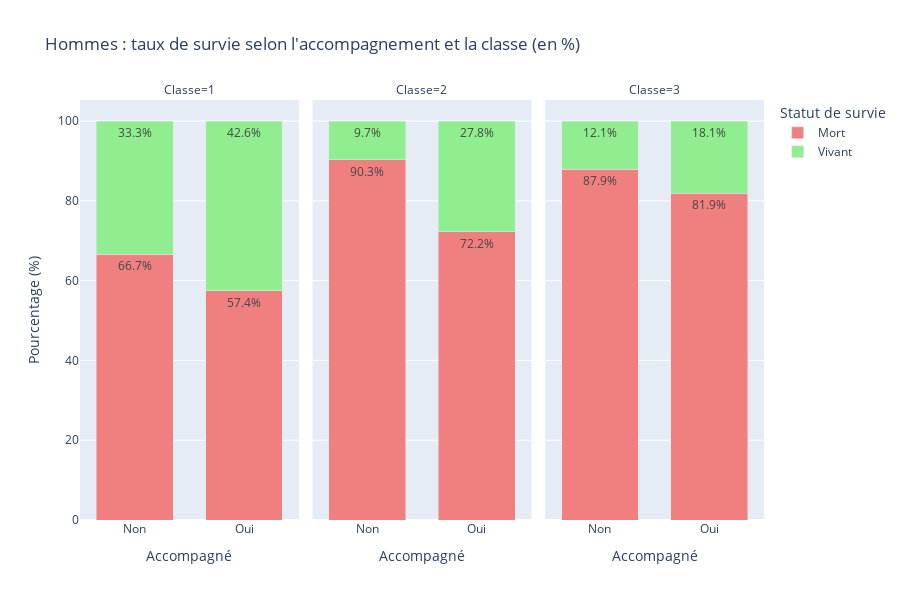
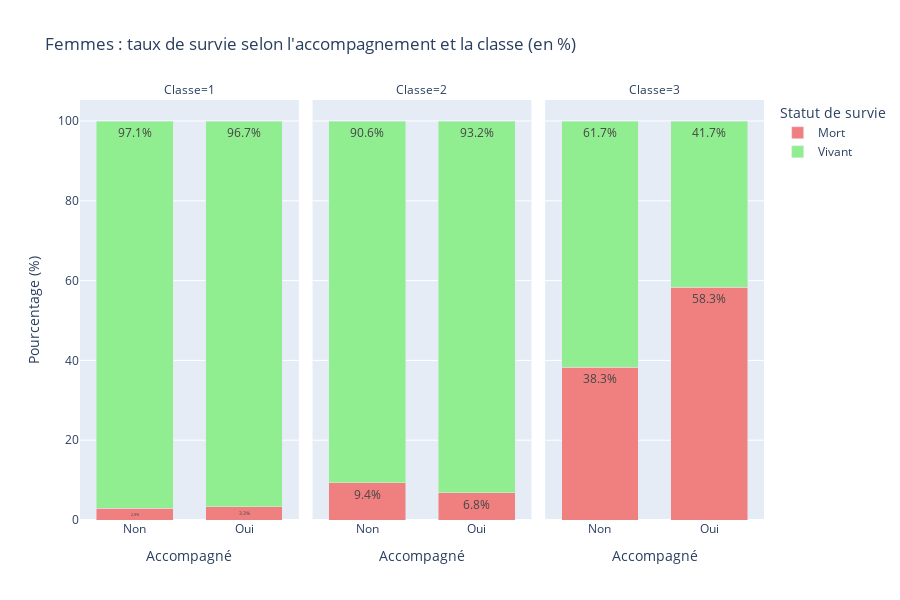

Source (notebook cell) for these figures, in order:
### Code cell
# Création des colonnes utiles
df_train['Accompanied'] = ((df_train['SibSp'] + df_train['Parch']) > 0).astype(int)
df_train['Survived_label'] = df_train['Survived'].map({0: 'Mort', 1: 'Vivant'})
df_train['Accompanied_label'] = df_train['Accompanied'].map({0: 'Non', 1: 'Oui'})
df_train['Pclass'] = df_train['Pclass'].astype(int)
df_train['Sex_label'] = df_train['Sex'].map({'male': 'Hommes', 'female': 'Femmes'})

# Séparation hommes / femmes
df_hommes = df_train[df_train['Sex_label'] == 'Hommes']
df_femmes = df_train[df_train['Sex_label'] == 'Femmes']

# Cette fonction prend un DataFrame et retourne un DataFrame avec les pourcentages de survie selon l'accompagnement et la classe
# Elle regroupe les données par classe, accompagnement et survie, puis calcule le pourcentage de survie pour chaque groupe
def create_percentage_df(df):
    grouped = (
        df
        .groupby(['Pclass', 'Accompanied_label', 'Survived_label'])
        .size()
        .reset_index(name='Count')
    )
    grouped['Total'] = grouped.groupby(['Pclass', 'Accompanied_label'])['Count'].transform('sum')
    grouped['Pourcentage'] = 100 * grouped['Count'] / grouped['Total']
    return grouped

# Calcul des pourcentages
grouped_hommes = create_percentage_df(df_hommes)
grouped_femmes = create_percentage_df(df_femmes)

# Graphique hommes
fig_hommes = px.bar(
    grouped_hommes,
    x='Accompanied_label',
    y='Pourcentage',
    color='Survived_label',
    color_discrete_map={'Mort': 'lightcoral','Vivant': 'lightgreen'},
    facet_col='Pclass',
    barmode='stack',
    text=grouped_hommes['Pourcentage'].round(1).astype(str) + '%',
    labels={
        'Accompanied_label': 'Accompagné',
        'Pourcentage': 'Pourcentage',
        'Survived_label': 'Statut de survie',
        'Pclass': 'Classe'
    },
    title='Hommes : taux de survie selon l\'accompagnement et la classe (en %)'
)

# Graphique femmes
fig_femmes = px.bar(
    grouped_femmes,
    x='Accompanied_label',
    y='Pourcentage',
    color='Survived_label',
    color_discrete_map={'Mort': 'lightcoral','Vivant': 'lightgreen'},
    facet_col='Pclass',
    barmode='stack',
    text=grouped_femmes['Pourcentage'].round(1).astype(str) + '%',
    labels={
        'Accompanied_label': 'Accompagné',
        'Pourcentage': 'Pourcentage',
        'Survived_label': 'Statut de survie',
        'Pclass': 'Classe'
    },
    title='Femmes : taux de survie selon l\'accompagnement et la classe (en %)'
)

# Mise en page des graphiques
for fig in [fig_hommes, fig_femmes]:
    fig.update_layout(
        yaxis_title='Pourcentage (%)',
        xaxis_title='Accompagné',
        height=600,
        bargap=0.3
    )

fig_hommes.show()
fig_femmes.show()

### Figure 1 — Plotly figure (JSON) as saved in the notebook; plotly's stock layout.template omitted (floating-point values rounded to 4 significant figures)
{"data": [{"hovertemplate": "Statut de survie=Mort<br>Classe=1<br>Accompagné=%{x}<br>Pourcentage=%{y}<br>text=%{text}<extra></extra>", "legendgroup": "Mort", "marker": {"color": "lightcoral", "pattern": {"shape": ""}}, "name": "Mort", "orientation": "v", "showlegend": true, "text": ["66.7%", "57.4%"], "textposition": "auto", "type": "bar", "x": ["Non", "Oui"], "xaxis": "x", "y": [66.67, 57.45], "yaxis": "y"}, {"hovertemplate": "Statut de survie=Mort<br>Classe=2<br>Accompagné=%{x}<br>Pourcentage=%{y}<br>text=%{text}<extra></extra>", "legendgroup": "Mort", "marker": {"color": "lightcoral", "pattern": {"shape": ""}}, "name": "Mort", "orientation": "v", "showlegend": false, "text": ["90.3%", "72.2%"], "textposition": "auto", "type": "bar", "x": ["Non", "Oui"], "xaxis": "x2", "y": [90.28, 72.22], "yaxis": "y2"}, {"hovertemplate": "Statut de survie=Mort<br>Classe=3<br>Accompagné=%{x}<br>Pourcentage=%{y}<br>text=%{text}<extra></extra>", "legendgroup": "Mort", "marker": {"color": "lightcoral", "pattern": {"shape": ""}}, "name": "Mort", "orientation": "v", "showlegend": false, "text": ["87.9%", "81.9%"], "textposition": "auto", "type": "bar", "x": ["Non", "Oui"], "xaxis": "x3", "y": [87.88, 81.93], "yaxis": "y3"}, {"hovertemplate": "Statut de survie=Vivant<br>Classe=1<br>Accompagné=%{x}<br>Pourcentage=%{y}<br>text=%{text}<extra></extra>", "legendgroup": "Vivant", "marker": {"color": "lightgreen", "pattern": {"shape": ""}}, "name": "Vivant", "orientation": "v", "showlegend": true, "text": ["33.3%", "42.6%"], "textposition": "auto", "type": "bar", "x": ["Non", "Oui"], "xaxis": "x", "y": [33.33, 42.55], "yaxis": "y"}, {"hovertemplate": "Statut de survie=Vivant<br>Classe=2<br>Accompagné=%{x}<br>Pourcentage=%{y}<br>text=%{text}<extra></extra>", "legendgroup": "Vivant", "marker": {"color": "lightgreen", "pattern": {"shape": ""}}, "name": "Vivant", "orientation": "v", "showlegend": false, "text": ["9.7%", "27.8%"], "textposition": "auto", "type": "bar", "x": ["Non", "Oui"], "xaxis": "x2", "y": [9.722, 27.78], "yaxis": "y2"}, {"hovertemplate": "Statut de survie=Vivant<br>Classe=3<br>Accompagné=%{x}<br>Pourcentage=%{y}<br>text=%{text}<extra></extra>", "legendgroup": "Vivant", "marker": {"color": "lightgreen", "pattern": {"shape": ""}}, "name": "Vivant", "orientation": "v", "showlegend": false, "text": ["12.1%", "18.1%"], "textposition": "auto", "type": "bar", "x": ["Non", "Oui"], "xaxis": "x3", "y": [12.12, 18.07], "yaxis": "y3"}], "layout": {"annotations": [{"font": {}, "showarrow": false, "text": "Classe=1", "x": 0.16, "xanchor": "center", "xref": "paper", "y": 1, "yanchor": "bottom", "yref": "paper"}, {"font": {}, "showarrow": false, "text": "Classe=2", "x": 0.5, "xanchor": "center", "xref": "paper", "y": 1, "yanchor": "bottom", "yref": "paper"}, {"font": {}, "showarrow": false, "text": "Classe=3", "x": 0.84, "xanchor": "center", "xref": "paper", "y": 1, "yanchor": "bottom", "yref": "paper"}], "bargap": 0.3, "barmode": "stack", "height": 600, "legend": {"title": {"text": "Statut de survie"}, "tracegroupgap": 0}, "title": {"text": "Hommes : taux de survie selon l'accompagnement et la classe (en %)"}, "xaxis": {"anchor": "y", "domain": [0, 0.32], "title": {"text": "Accompagné"}}, "xaxis2": {"anchor": "y2", "domain": [0.34, 0.66], "matches": "x", "title": {"text": "Accompagné"}}, "xaxis3": {"anchor": "y3", "domain": [0.68, 1.0], "matches": "x", "title": {"text": "Accompagné"}}, "yaxis": {"anchor": "x", "domain": [0, 1], "title": {"text": "Pourcentage (%)"}}, "yaxis2": {"anchor": "x2", "domain": [0, 1], "matches": "y", "showticklabels": false}, "yaxis3": {"anchor": "x3", "domain": [0, 1], "matches": "y", "showticklabels": false}}}

### Figure 2 — Plotly figure (JSON) as saved in the notebook; plotly's stock layout.template omitted (floating-point values rounded to 4 significant figures)
{"data": [{"hovertemplate": "Statut de survie=Mort<br>Classe=1<br>Accompagné=%{x}<br>Pourcentage=%{y}<br>text=%{text}<extra></extra>", "legendgroup": "Mort", "marker": {"color": "lightcoral", "pattern": {"shape": ""}}, "name": "Mort", "orientation": "v", "showlegend": true, "text": ["2.9%", "3.3%"], "textposition": "auto", "type": "bar", "x": ["Non", "Oui"], "xaxis": "x", "y": [2.941, 3.333], "yaxis": "y"}, {"hovertemplate": "Statut de survie=Mort<br>Classe=2<br>Accompagné=%{x}<br>Pourcentage=%{y}<br>text=%{text}<extra></extra>", "legendgroup": "Mort", "marker": {"color": "lightcoral", "pattern": {"shape": ""}}, "name": "Mort", "orientation": "v", "showlegend": false, "text": ["9.4%", "6.8%"], "textposition": "auto", "type": "bar", "x": ["Non", "Oui"], "xaxis": "x2", "y": [9.375, 6.818], "yaxis": "y2"}, {"hovertemplate": "Statut de survie=Mort<br>Classe=3<br>Accompagné=%{x}<br>Pourcentage=%{y}<br>text=%{text}<extra></extra>", "legendgroup": "Mort", "marker": {"color": "lightcoral", "pattern": {"shape": ""}}, "name": "Mort", "orientation": "v", "showlegend": false, "text": ["38.3%", "58.3%"], "textposition": "auto", "type": "bar", "x": ["Non", "Oui"], "xaxis": "x3", "y": [38.33, 58.33], "yaxis": "y3"}, {"hovertemplate": "Statut de survie=Vivant<br>Classe=1<br>Accompagné=%{x}<br>Pourcentage=%{y}<br>text=%{text}<extra></extra>", "legendgroup": "Vivant", "marker": {"color": "lightgreen", "pattern": {"shape": ""}}, "name": "Vivant", "orientation": "v", "showlegend": true, "text": ["97.1%", "96.7%"], "textposition": "auto", "type": "bar", "x": ["Non", "Oui"], "xaxis": "x", "y": [97.06, 96.67], "yaxis": "y"}, {"hovertemplate": "Statut de survie=Vivant<br>Classe=2<br>Accompagné=%{x}<br>Pourcentage=%{y}<br>text=%{text}<extra></extra>", "legendgroup": "Vivant", "marker": {"color": "lightgreen", "pattern": {"shape": ""}}, "name": "Vivant", "orientation": "v", "showlegend": false, "text": ["90.6%", "93.2%"], "textposition": "auto", "type": "bar", "x": ["Non", "Oui"], "xaxis": "x2", "y": [90.62, 93.18], "yaxis": "y2"}, {"hovertemplate": "Statut de survie=Vivant<br>Classe=3<br>Accompagné=%{x}<br>Pourcentage=%{y}<br>text=%{text}<extra></extra>", "legendgroup": "Vivant", "marker": {"color": "lightgreen", "pattern": {"shape": ""}}, "name": "Vivant", "orientation": "v", "showlegend": false, "text": ["61.7%", "41.7%"], "textposition": "auto", "type": "bar", "x": ["Non", "Oui"], "xaxis": "x3", "y": [61.67, 41.67], "yaxis": "y3"}], "layout": {"annotations": [{"font": {}, "showarrow": false, "text": "Classe=1", "x": 0.16, "xanchor": "center", "xref": "paper", "y": 1, "yanchor": "bottom", "yref": "paper"}, {"font": {}, "showarrow": false, "text": "Classe=2", "x": 0.5, "xanchor": "center", "xref": "paper", "y": 1, "yanchor": "bottom", "yref": "paper"}, {"font": {}, "showarrow": false, "text": "Classe=3", "x": 0.84, "xanchor": "center", "xref": "paper", "y": 1, "yanchor": "bottom", "yref": "paper"}], "bargap": 0.3, "barmode": "stack", "height": 600, "legend": {"title": {"text": "Statut de survie"}, "tracegroupgap": 0}, "title": {"text": "Femmes : taux de survie selon l'accompagnement et la classe (en %)"}, "xaxis": {"anchor": "y", "domain": [0, 0.32], "title": {"text": "Accompagné"}}, "xaxis2": {"anchor": "y2", "domain": [0.34, 0.66], "matches": "x", "title": {"text": "Accompagné"}}, "xaxis3": {"anchor": "y3", "domain": [0.68, 1.0], "matches": "x", "title": {"text": "Accompagné"}}, "yaxis": {"anchor": "x", "domain": [0, 1], "title": {"text": "Pourcentage (%)"}}, "yaxis2": {"anchor": "x2", "domain": [0, 1], "matches": "y", "showticklabels": false}, "yaxis3": {"anchor": "x3", "domain": [0, 1], "matches": "y", "showticklabels": false}}}
